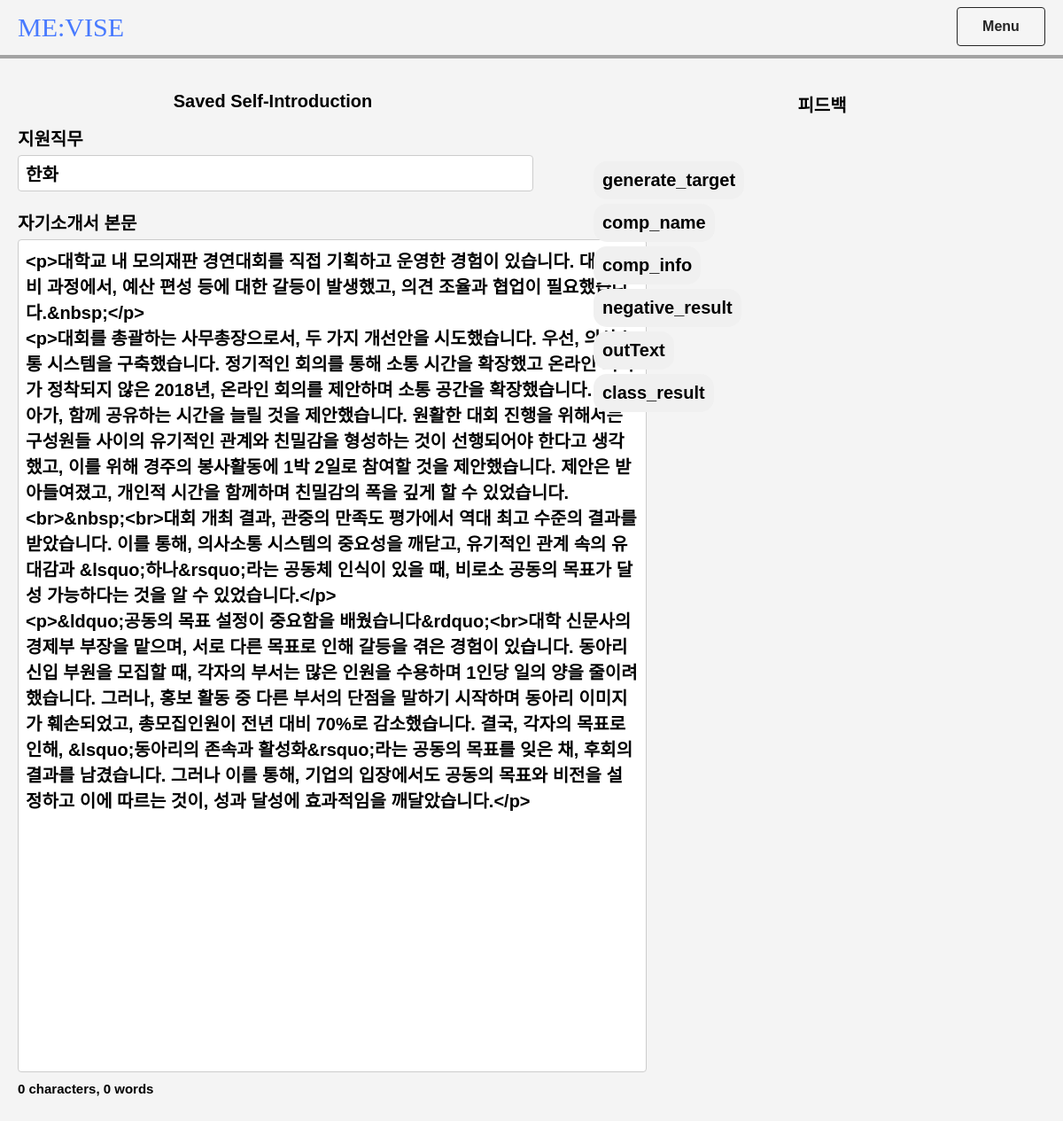
The page /saved_page/30 (signed in) on the database its author committed.
### App/main.py (models this page shows)
class SavedPageContent(Base):
    __tablename__ = "saved_page_content"
    id = Column(Integer, primary_key=True, index=True)
    username = Column(String, ForeignKey("users.username"))
    job_title = Column(String)
    text = Column(Text)
    result = Column(Text)
    timestamp = Column(String)
    user = relationship("User", back_populates="saved_contents")

### App/main.py (the view)
@app.get("/saved_page/{page_id}", response_class=HTMLResponse)
async def saved_page_detail(
    request: Request, page_id: int, session: AsyncSession = Depends(get_session)
):
    username = request.session.get("username")
    if not username:
        return RedirectResponse(url="/login", status_code=303)
    page_data = await session.execute(
        select(SavedPageContent).where(SavedPageContent.id == page_id)
    )
    saved_page = page_data.scalars().first()
    if not saved_page:
        raise HTTPException(status_code=404, detail="Saved page not found")
    logger.debug(f"Retrieved content: {saved_page.text}, Result: {saved_page.result}")
    return templates.TemplateResponse(
        "saved_page_detail.html", {"request": request, "saved_page": saved_page}
    )

### App/templates/saved_page_detail.html (shortened to what this page needs)
<!DOCTYPE html>
<html lang="en">
<head>
    <link rel="stylesheet" href="/static/user_page.css">
</head>
<body>
    <header class="header">
        <div class="logo"><a href="/" class="title-logo">ME:VISE</a></div>
        <div class="dropdown">
            <button class="dropbtn">Menu</button>
        </div>
    </header>
    <div class="main-content">
        <section class="your-work">
            <h2 class="statement-title">Saved Self-Introduction</h2>
            <div class="input-group">
                <label for="job_title">지원직무</label>
                <input type="text" name="job_title" id="job_title" value="{{ saved_page.job_title }}" readonly>
            </div>
            <div class="input-group">
                <label for="text">자기소개서 본문</label>
                <textarea name="text" id="mce_full" readonly>{{ saved_page.text }}</textarea>
                <div id="mce_full-count">0 characters, 0 words</div>
            </div>
        </section>
        <section class="feedback">
            <h2 class="feedback-title">피드백</h2>
            <div id="saved-page-result">
            </div>
        </section>
    </div>
</body>
</html>

### App/static/user_page.css (style rules this page uses)
* { font-family: "Noto Sans KR", sans-serif; font-size: 20px; font-weight: 800; }
body, html { height: 100%; margin: 0; padding: 0; display: flex; flex-direction: column; align-items: stretch; background-color: #f4f4f4; width: 100%; overflow-x: hidden; }
.header { display: grid; grid-template-columns: 1fr auto; height: max-content; justify-content: space-between; align-items: center; padding: 10px 20px; color: #fff; background-color: #f4f4f4; box-sizing: border-box; padding-top: 8px; margin-bottom: 20px; border-bottom: 4px solid #a3a3a3; transition: border-bottom 1s ease-in-out; z-index: 1; }
.logo, .title-logo { white-space: nowrap; overflow: hidden; text-overflow: ellipsis; flex-shrink: 0; margin-top: 2px; }
.title-logo { text-decoration: none; color: #487AFF; font-family: "Alfa Slab One", serif; font-weight: 400; font-style: normal; font-size: 30px; }
.main-content { display: grid; grid-template-columns: 1fr 1fr; gap: 20px; width: 100%; height: 100vh; padding: 20px; margin: auto; position: relative; margin-top: 0; padding-top: 0; }
.input-group { margin-top: 15px; }
input[type="text"], textarea { width: 47vw; padding: 8px; margin-top: 5px; margin-bottom: 5px; border: 1px solid #ccc; border-radius: 4px; resize: none; }
.statement-title { margin-left: auto; margin-right: auto; text-align: center; margin-bottom: 0; }
textarea#mce_full { height: 60vh; resize: none; width: 45vh; }
.feedback { margin-left: 40px; margin-right: 10px; }
.feedback-title { margin-left: auto; margin-right: auto; padding-bottom: 10px; margin-bottom: 40px; text-align: center; }
.dropdown { position: relative; display: inline-block; }
.dropbtn { border: 1px solid rgb(37, 37, 37); border-radius: 4px; background-color: #f5f5f5; font-weight: 400; color: rgb(37, 37, 37); padding: 12px; width: 100px; text-align: center; cursor: pointer; font-size: 16px; font-weight: 900; font-family: "Noto Sans KR", sans-serif; }
#job_title-count, #mce_full-count { font-size: 15px; }
.your-work { width: 48vw; }
.feedback { width: 43vw; }

### rows shown on the page
SavedPageContent: job_title "한화", text "<p>대학교 내 모의재판 경연대회를 직접 기획하고 운영한 경험이 있습니다. 대회 준비 과정에서, 예산 편성 등에 대한 갈등이 발생했고, 의견 조율과 협업이 필요했습니다.&nbsp;</p> <p>대회를 총괄하는 사무총장으로서, 두 가지 개선안을 시도했습니다. 우선, 의사소통 시스템을 구축했습니다. 정기적인 회의를 통해 소통 시간을 확장했고 온라인 회의가 정착되지 않은 2018년, 온라인 회의를 제안하며 소통 공간을 확장했습니다. 더 나아가, 함께 공유하는 시간을 늘릴 것을 제안했습니다. 원활한 대회 진행을 위해서는 구성원들 사이의 유기적인 관계와 친밀감을 형성하는 것이 선행되어야 한다고 생각했고, 이를 위해 경주의 봉사활동에 1박 2일로 참여할 것을 제안했습니다. 제안은 받아들여졌고, 개인적 시간을 함께하며 친밀감의 폭을 깊게 할 수 있었습니다.<br>&nbsp;<br>대회 개최 결과, 관중의 만족도 평가에서 역대 최고 수준의 결과를 받았습니다. 이를 통해, 의사소통 시스템의 중요성을 깨닫고, 유기적인 관계 속의 유대감과 &lsquo;하나&rsquo;라는 공동체 인식이 있을 때, 비로소 공동의 목표가 달성 가능하다는 것을 알 수 있었습니다.</p> <p>&ldquo;공동의 목표 설정이 중요함을 배웠습니다&rdquo;<br>대학 신문사의 경제부 부장을 맡으며, 서로 다른 목표로 인해 갈등을 겪은 경험이 있습니다. 동아리 신입 부원을…"
